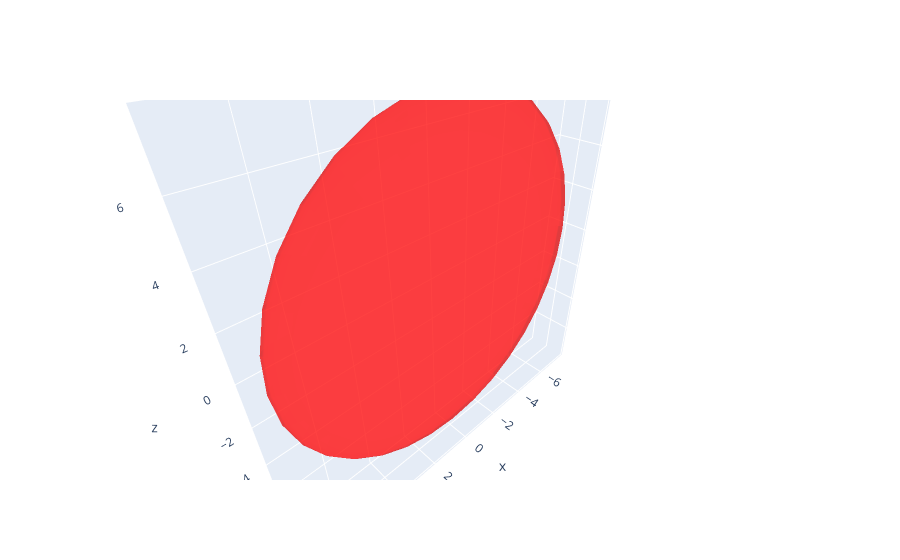

Notebook source saved alongside this figure:
### Code cell
import plotly.graph_objects as go
import pandas as pd

# Load the data
vertices = pd.read_csv('vertices.csv')
faces = pd.read_csv('faces.csv')


# Create the plot
fig = go.Figure(data=[go.Mesh3d(
    x=vertices['x'],
    y=vertices['y'],
    z=vertices['z'],
    i=faces['i'],
    j=faces['j'],
    k=faces['k'],
    facecolor=faces['facecolor'],
    opacity=0.5  # Optional: Adjust opacity for better visualization
)])


# Update layout with axis ranges
fig.update_layout(
    scene=dict(
        aspectmode='data'  # Ensures aspect ratio is proportional
    ),
)
fig.show()

### Figure 1 — Plotly figure (JSON) as saved in the notebook; plotly's stock layout.template omitted (floating-point values rounded to 4 significant figures; data arrays with more than 128 entries replaced by an {"elided": "..."} marker saying what was removed)
{"data": [{"facecolor": {"elided": "960 str values"}, "i": {"elided": "960 int values"}, "j": {"elided": "960 int values"}, "k": {"elided": "960 int values"}, "opacity": 0.5, "type": "mesh3d", "x": {"elided": "559 float values"}, "y": {"elided": "559 float values"}, "z": {"elided": "559 float values"}}], "layout": {"scene": {"aspectmode": "data"}}}
